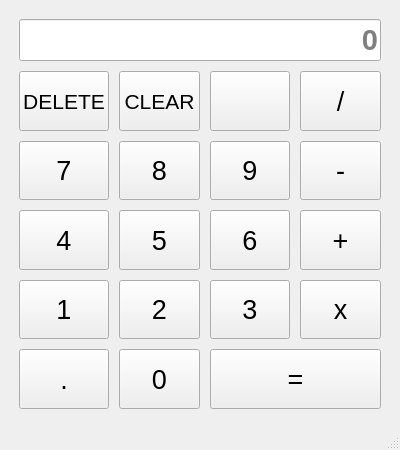
<?xml version="1.0" encoding="UTF-8"?>
<ui version="4.0">
 <class>CalculadoraView</class>
 <widget class="QMainWindow" name="CalculadoraView">
  <property name="geometry">
   <rect>
    <x>0</x>
    <y>0</y>
    <width>400</width>
    <height>450</height>
   </rect>
  </property>
  <property name="windowTitle">
   <string>MainWindow</string>
  </property>
  <widget class="QWidget" name="centralwidget">
   <layout class="QVBoxLayout" name="verticalLayout_2">
    <item>
     <layout class="QVBoxLayout" name="verticalLayout">
      <property name="spacing">
       <number>10</number>
      </property>
      <property name="leftMargin">
       <number>10</number>
      </property>
      <property name="topMargin">
       <number>10</number>
      </property>
      <property name="rightMargin">
       <number>10</number>
      </property>
      <property name="bottomMargin">
       <number>10</number>
      </property>
      <item>
       <widget class="QLineEdit" name="result_lcd">
        <property name="sizePolicy">
         <sizepolicy hsizetype="Expanding" vsizetype="Preferred">
          <horstretch>0</horstretch>
          <verstretch>0</verstretch>
         </sizepolicy>
        </property>
        <property name="font">
         <font>
          <pointsize>22</pointsize>
          <bold>true</bold>
         </font>
        </property>
        <property name="alignment">
         <set>Qt::AlignmentFlag::AlignRight|Qt::AlignmentFlag::AlignTrailing|Qt::AlignmentFlag::AlignVCenter</set>
        </property>
        <property name="readOnly">
         <bool>true</bool>
        </property>
        <property name="placeholderText">
         <string>0</string>
        </property>
       </widget>
      </item>
      <item>
       <layout class="QGridLayout" name="gridLayout">
        <item row="3" column="2">
         <widget class="QPushButton" name="button_2">
          <property name="sizePolicy">
           <sizepolicy hsizetype="Expanding" vsizetype="Expanding">
            <horstretch>0</horstretch>
            <verstretch>0</verstretch>
           </sizepolicy>
          </property>
          <property name="font">
           <font>
            <pointsize>20</pointsize>
           </font>
          </property>
          <property name="text">
           <string>2</string>
          </property>
         </widget>
        </item>
        <item row="1" column="2">
         <widget class="QPushButton" name="button_8">
          <property name="sizePolicy">
           <sizepolicy hsizetype="Expanding" vsizetype="Expanding">
            <horstretch>0</horstretch>
            <verstretch>0</verstretch>
           </sizepolicy>
          </property>
          <property name="font">
           <font>
            <pointsize>20</pointsize>
           </font>
          </property>
          <property name="text">
           <string>8</string>
          </property>
         </widget>
        </item>
        <item row="3" column="0">
         <widget class="QPushButton" name="button_1">
          <property name="sizePolicy">
           <sizepolicy hsizetype="Expanding" vsizetype="Expanding">
            <horstretch>0</horstretch>
            <verstretch>0</verstretch>
           </sizepolicy>
          </property>
          <property name="font">
           <font>
            <pointsize>20</pointsize>
           </font>
          </property>
          <property name="text">
           <string>1</string>
          </property>
         </widget>
        </item>
        <item row="3" column="3">
         <widget class="QPushButton" name="button_3">
          <property name="sizePolicy">
           <sizepolicy hsizetype="Expanding" vsizetype="Expanding">
            <horstretch>0</horstretch>
            <verstretch>0</verstretch>
           </sizepolicy>
          </property>
          <property name="font">
           <font>
            <pointsize>20</pointsize>
           </font>
          </property>
          <property name="text">
           <string>3</string>
          </property>
         </widget>
        </item>
        <item row="2" column="2">
         <widget class="QPushButton" name="button_5">
          <property name="sizePolicy">
           <sizepolicy hsizetype="Expanding" vsizetype="Expanding">
            <horstretch>0</horstretch>
            <verstretch>0</verstretch>
           </sizepolicy>
          </property>
          <property name="font">
           <font>
            <pointsize>20</pointsize>
           </font>
          </property>
          <property name="text">
           <string>5</string>
          </property>
         </widget>
        </item>
        <item row="1" column="3">
         <widget class="QPushButton" name="button_9">
          <property name="sizePolicy">
           <sizepolicy hsizetype="Expanding" vsizetype="Expanding">
            <horstretch>0</horstretch>
            <verstretch>0</verstretch>
           </sizepolicy>
          </property>
          <property name="font">
           <font>
            <pointsize>20</pointsize>
           </font>
          </property>
          <property name="text">
           <string>9</string>
          </property>
         </widget>
        </item>
        <item row="2" column="3">
         <widget class="QPushButton" name="button_6">
          <property name="sizePolicy">
           <sizepolicy hsizetype="Expanding" vsizetype="Expanding">
            <horstretch>0</horstretch>
            <verstretch>0</verstretch>
           </sizepolicy>
          </property>
          <property name="font">
           <font>
            <pointsize>20</pointsize>
           </font>
          </property>
          <property name="text">
           <string>6</string>
          </property>
         </widget>
        </item>
        <item row="1" column="0">
         <widget class="QPushButton" name="button_7">
          <property name="sizePolicy">
           <sizepolicy hsizetype="Expanding" vsizetype="Expanding">
            <horstretch>0</horstretch>
            <verstretch>0</verstretch>
           </sizepolicy>
          </property>
          <property name="font">
           <font>
            <pointsize>20</pointsize>
           </font>
          </property>
          <property name="text">
           <string>7</string>
          </property>
         </widget>
        </item>
        <item row="2" column="0">
         <widget class="QPushButton" name="button_4">
          <property name="sizePolicy">
           <sizepolicy hsizetype="Expanding" vsizetype="Expanding">
            <horstretch>0</horstretch>
            <verstretch>0</verstretch>
           </sizepolicy>
          </property>
          <property name="font">
           <font>
            <pointsize>20</pointsize>
           </font>
          </property>
          <property name="text">
           <string>4</string>
          </property>
         </widget>
        </item>
        <item row="4" column="2">
         <widget class="QPushButton" name="button_0">
          <property name="sizePolicy">
           <sizepolicy hsizetype="Expanding" vsizetype="Expanding">
            <horstretch>0</horstretch>
            <verstretch>0</verstretch>
           </sizepolicy>
          </property>
          <property name="font">
           <font>
            <pointsize>20</pointsize>
           </font>
          </property>
          <property name="text">
           <string>0</string>
          </property>
         </widget>
        </item>
        <item row="4" column="0">
         <widget class="QPushButton" name="button_dot">
          <property name="sizePolicy">
           <sizepolicy hsizetype="Expanding" vsizetype="Expanding">
            <horstretch>0</horstretch>
            <verstretch>0</verstretch>
           </sizepolicy>
          </property>
          <property name="font">
           <font>
            <pointsize>20</pointsize>
           </font>
          </property>
          <property name="text">
           <string>.</string>
          </property>
         </widget>
        </item>
        <item row="0" column="0">
         <widget class="QPushButton" name="button_delete">
          <property name="sizePolicy">
           <sizepolicy hsizetype="Expanding" vsizetype="Expanding">
            <horstretch>0</horstretch>
            <verstretch>0</verstretch>
           </sizepolicy>
          </property>
          <property name="font">
           <font>
            <pointsize>16</pointsize>
           </font>
          </property>
          <property name="text">
           <string>DELETE</string>
          </property>
         </widget>
        </item>
        <item row="0" column="2">
         <widget class="QPushButton" name="button_clear">
          <property name="sizePolicy">
           <sizepolicy hsizetype="Expanding" vsizetype="Expanding">
            <horstretch>0</horstretch>
            <verstretch>0</verstretch>
           </sizepolicy>
          </property>
          <property name="font">
           <font>
            <pointsize>16</pointsize>
           </font>
          </property>
          <property name="text">
           <string>CLEAR</string>
          </property>
         </widget>
        </item>
        <item row="0" column="3">
         <widget class="QPushButton" name="button_history">
          <property name="sizePolicy">
           <sizepolicy hsizetype="Expanding" vsizetype="Expanding">
            <horstretch>0</horstretch>
            <verstretch>0</verstretch>
           </sizepolicy>
          </property>
          <property name="font">
           <font>
            <pointsize>20</pointsize>
           </font>
          </property>
          <property name="text">
           <string/>
          </property>
          <property name="icon">
           <iconset resource="icons.qrc">
            <normaloff>:/icons/clock.png</normaloff>:/icons/clock.png</iconset>
          </property>
          <property name="iconSize">
           <size>
            <width>50</width>
            <height>50</height>
           </size>
          </property>
         </widget>
        </item>
        <item row="0" column="4">
         <widget class="QPushButton" name="button_divide">
          <property name="sizePolicy">
           <sizepolicy hsizetype="Expanding" vsizetype="Expanding">
            <horstretch>0</horstretch>
            <verstretch>0</verstretch>
           </sizepolicy>
          </property>
          <property name="font">
           <font>
            <pointsize>20</pointsize>
           </font>
          </property>
          <property name="text">
           <string>/</string>
          </property>
         </widget>
        </item>
        <item row="1" column="4">
         <widget class="QPushButton" name="button_sub">
          <property name="sizePolicy">
           <sizepolicy hsizetype="Expanding" vsizetype="Expanding">
            <horstretch>0</horstretch>
            <verstretch>0</verstretch>
           </sizepolicy>
          </property>
          <property name="font">
           <font>
            <pointsize>20</pointsize>
           </font>
          </property>
          <property name="text">
           <string>-</string>
          </property>
         </widget>
        </item>
        <item row="2" column="4">
         <widget class="QPushButton" name="button_add">
          <property name="sizePolicy">
           <sizepolicy hsizetype="Expanding" vsizetype="Expanding">
            <horstretch>0</horstretch>
            <verstretch>0</verstretch>
           </sizepolicy>
          </property>
          <property name="font">
           <font>
            <pointsize>20</pointsize>
           </font>
          </property>
          <property name="text">
           <string>+</string>
          </property>
         </widget>
        </item>
        <item row="3" column="4">
         <widget class="QPushButton" name="button_times">
          <property name="sizePolicy">
           <sizepolicy hsizetype="Expanding" vsizetype="Expanding">
            <horstretch>0</horstretch>
            <verstretch>0</verstretch>
           </sizepolicy>
          </property>
          <property name="font">
           <font>
            <pointsize>20</pointsize>
           </font>
          </property>
          <property name="text">
           <string>x</string>
          </property>
         </widget>
        </item>
        <item row="4" column="3" colspan="2">
         <widget class="QPushButton" name="button_equal">
          <property name="sizePolicy">
           <sizepolicy hsizetype="Expanding" vsizetype="Expanding">
            <horstretch>0</horstretch>
            <verstretch>0</verstretch>
           </sizepolicy>
          </property>
          <property name="font">
           <font>
            <pointsize>20</pointsize>
           </font>
          </property>
          <property name="autoFillBackground">
           <bool>false</bool>
          </property>
          <property name="text">
           <string>=</string>
          </property>
         </widget>
        </item>
       </layout>
      </item>
     </layout>
    </item>
   </layout>
  </widget>
  <widget class="QStatusBar" name="statusbar"/>
 </widget>
 <resources>
  <include location="icons.qrc"/>
 </resources>
 <connections/>
</ui>
